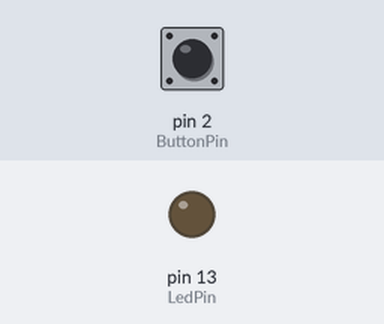
Bench run of a sketch on a simulated Arduino Uno, built with avr-gcc and run on an emulated ATmega328P. Shown: output pins drawn as LEDs (lit = HIGH). The inputs (shaded band) are chosen by the test bench; at power-on: pin 2 (ButtonPin) LOW. What the sketch prints to the serial monitor is not drawn.

Above: at 1.2 s.
1.3 s: pin 2 (ButtonPin) pulled HIGH for 0.15 s
At 2.3 s:
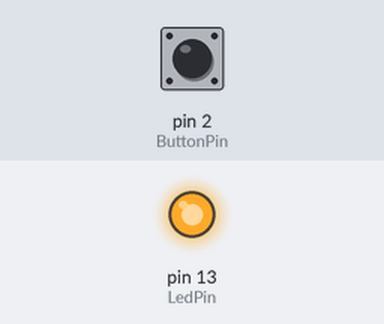
2.9 s: pin 2 (ButtonPin) pulled HIGH for 1 s
At 3.6 s:
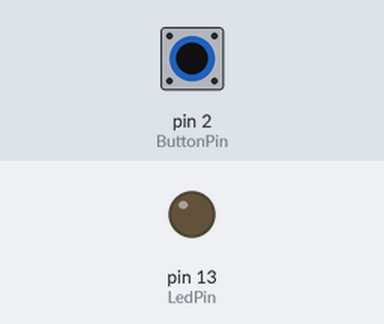
5.4 s: pin 2 (ButtonPin) pulled HIGH for 3.2 s
At 6.7 s:
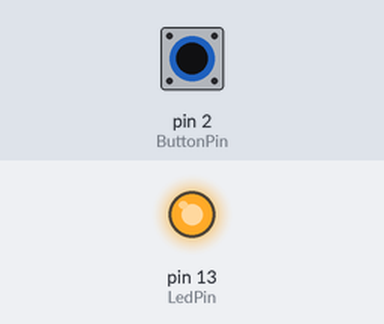
Timing chart, 0 to 8.4 s (numbered marks = the images above; inputs shaded):
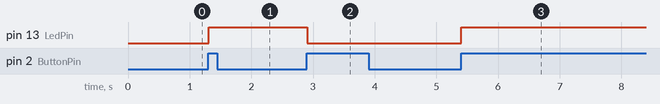

The sketch:

button_led.ino
```cpp
static const int LedPin = 13;
static const int ButtonPin = 2;

int previousButtonState = LOW;
int buttonState = previousButtonState;
int ledState = LOW;

void setup() {
  pinMode(LedPin, OUTPUT);
  pinMode(ButtonPin, INPUT);
  Serial.begin(9600);
}

void toggleLed(int ledPin) {
  if (ledState == HIGH) {
    ledState = LOW;
  } else {
    ledState = HIGH;
  }
  digitalWrite(ledPin, ledState);
}

void checkButton(int buttonPin, int ledPin) {
  buttonState = digitalRead(buttonPin);
  Serial.println(buttonState);
  if (buttonState == previousButtonState) return;
  previousButtonState = buttonState;

  if (buttonState == LOW) return;

  toggleLed(ledPin);
}

void loop() {
  checkButton(ButtonPin, LedPin);
}
```

Measured:
- after the input at 1.3 s, pin 13 (LedPin): LOW → HIGH at once
- after the input at 2.9 s, pin 13 (LedPin): HIGH → LOW at once
- after the input at 5.4 s, pin 13 (LedPin): LOW → HIGH at once
